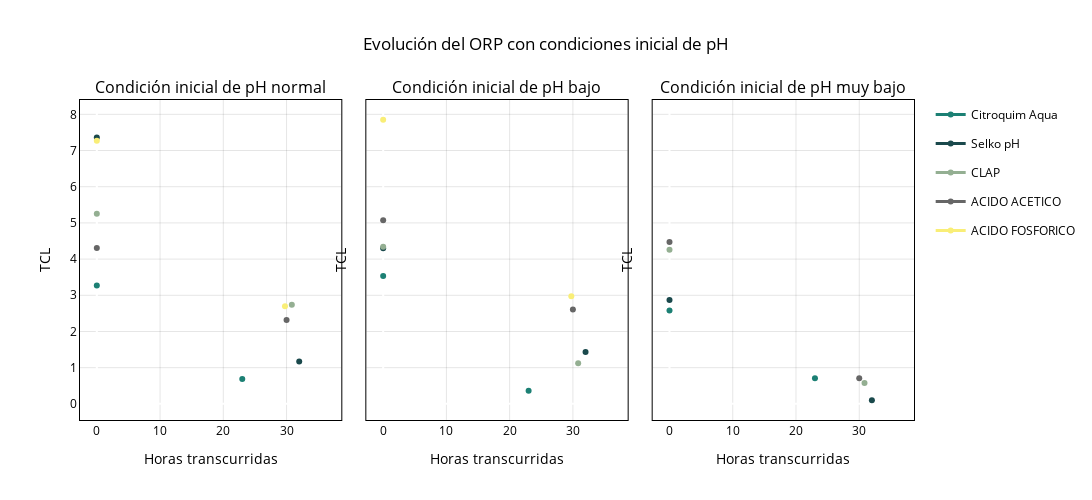

Notebook code cell kept with this figure:
### Code cell
fig_ph_subplot = plot_metric_subplot_1x3(
    df0=df_post[df_post["ref"] == 0],
    df1=df_post[df_post["ref"] == 1],
    df2=df_post[df_post["ref"] == 2],
    metric="TCL",
    title_text= "Evolución del ORP con condiciones inicial de pH",
    y_title="TCL",
    title0="Condición inicial de pH normal",
    title1="Condición inicial de pH bajo",
    title2="Condición inicial de pH muy bajo",
    #save_html=f"{ROOT_IMAGEN}/tcl_subplot_1x3.html"
)
fig_ph_subplot.show()
s3.save_plotly_html(fig_ph_subplot, "tcl_subplot_1x3.html")

### Figure 1 — Plotly figure (JSON) as saved in the notebook; plotly's stock layout.template omitted (floating-point values rounded to 4 significant figures)
{"data": [{"legendgroup": "Citroquim Aqua", "line": {"color": "#1c8074", "width": 3}, "marker": {"color": "#1c8074"}, "mode": "lines+markers", "name": "Citroquim Aqua", "showlegend": true, "type": "scatter", "x": [0, 5.5, 23, 27], "xaxis": "x", "y": [3.27, null, 0.69, null], "yaxis": "y"}, {"legendgroup": "Selko pH", "line": {"color": "#1a494c", "width": 3}, "marker": {"color": "#1a494c"}, "mode": "lines+markers", "name": "Selko pH", "showlegend": true, "type": "scatter", "x": [0, 14.5, 32, 36], "xaxis": "x", "y": [7.36, null, 1.17, null], "yaxis": "y"}, {"legendgroup": "CLAP", "line": {"color": "#94af92", "width": 3}, "marker": {"color": "#94af92"}, "mode": "lines+markers", "name": "CLAP", "showlegend": true, "type": "scatter", "x": [0, 13.33, 30.83, 34.83], "xaxis": "x", "y": [5.25, null, 2.74, null], "yaxis": "y"}, {"legendgroup": "ACIDO ACETICO", "line": {"color": "#666666", "width": 3}, "marker": {"color": "#666666"}, "mode": "lines+markers", "name": "ACIDO ACETICO", "showlegend": true, "type": "scatter", "x": [0, 12.5, 30, 34], "xaxis": "x", "y": [4.31, null, 2.32, null], "yaxis": "y"}, {"legendgroup": "ACIDO FOSFORICO", "line": {"color": "#f9ee77", "width": 3}, "marker": {"color": "#f9ee77"}, "mode": "lines+markers", "name": "ACIDO FOSFORICO", "showlegend": true, "type": "scatter", "x": [0, 12.25, 29.75, 33.75], "xaxis": "x", "y": [7.27, null, 2.7, null], "yaxis": "y"}, {"legendgroup": "Citroquim Aqua", "line": {"color": "#1c8074", "width": 3}, "marker": {"color": "#1c8074"}, "mode": "lines+markers", "name": "Citroquim Aqua", "showlegend": false, "type": "scatter", "x": [0, 5.5, 23, 27], "xaxis": "x2", "y": [3.53, null, 0.36, null], "yaxis": "y2"}, {"legendgroup": "Selko pH", "line": {"color": "#1a494c", "width": 3}, "marker": {"color": "#1a494c"}, "mode": "lines+markers", "name": "Selko pH", "showlegend": false, "type": "scatter", "x": [0, 14.5, 32, 36], "xaxis": "x2", "y": [4.3, null, 1.43, null], "yaxis": "y2"}, {"legendgroup": "CLAP", "line": {"color": "#94af92", "width": 3}, "marker": {"color": "#94af92"}, "mode": "lines+markers", "name": "CLAP", "showlegend": false, "type": "scatter", "x": [0, 13.33, 30.83, 34.83], "xaxis": "x2", "y": [4.34, null, 1.12, null], "yaxis": "y2"}, {"legendgroup": "ACIDO ACETICO", "line": {"color": "#666666", "width": 3}, "marker": {"color": "#666666"}, "mode": "lines+markers", "name": "ACIDO ACETICO", "showlegend": false, "type": "scatter", "x": [0, 12.5, 30, 34], "xaxis": "x2", "y": [5.07, null, 2.61, null], "yaxis": "y2"}, {"legendgroup": "ACIDO FOSFORICO", "line": {"color": "#f9ee77", "width": 3}, "marker": {"color": "#f9ee77"}, "mode": "lines+markers", "name": "ACIDO FOSFORICO", "showlegend": false, "type": "scatter", "x": [0, 12.25, 29.75, 33.75], "xaxis": "x2", "y": [7.85, null, 2.97, null], "yaxis": "y2"}, {"legendgroup": "Citroquim Aqua", "line": {"color": "#1c8074", "width": 3}, "marker": {"color": "#1c8074"}, "mode": "lines+markers", "name": "Citroquim Aqua", "showlegend": false, "type": "scatter", "x": [0, 5.5, 23, 27], "xaxis": "x3", "y": [2.58, null, 0.71, null], "yaxis": "y3"}, {"legendgroup": "Selko pH", "line": {"color": "#1a494c", "width": 3}, "marker": {"color": "#1a494c"}, "mode": "lines+markers", "name": "Selko pH", "showlegend": false, "type": "scatter", "x": [0, 14.5, 32, 36], "xaxis": "x3", "y": [2.87, null, 0.1, null], "yaxis": "y3"}, {"legendgroup": "CLAP", "line": {"color": "#94af92", "width": 3}, "marker": {"color": "#94af92"}, "mode": "lines+markers", "name": "CLAP", "showlegend": false, "type": "scatter", "x": [0, 13.33, 30.83, 34.83], "xaxis": "x3", "y": [4.26, null, 0.58, null], "yaxis": "y3"}, {"legendgroup": "ACIDO ACETICO", "line": {"color": "#666666", "width": 3}, "marker": {"color": "#666666"}, "mode": "lines+markers", "name": "ACIDO ACETICO", "showlegend": false, "type": "scatter", "x": [0, 12.5, 30, 34], "xaxis": "x3", "y": [4.47, null, 0.71, null], "yaxis": "y3"}], "layout": {"annotations": [{"font": {"size": 16}, "showarrow": false, "text": "Condición inicial de pH normal", "x": 0.1567, "xanchor": "center", "xref": "paper", "y": 1, "yanchor": "bottom", "yref": "paper"}, {"font": {"size": 16}, "showarrow": false, "text": "Condición inicial de pH bajo", "x": 0.5, "xanchor": "center", "xref": "paper", "y": 1, "yanchor": "bottom", "yref": "paper"}, {"font": {"size": 16}, "showarrow": false, "text": "Condición inicial de pH muy bajo", "x": 0.8433, "xanchor": "center", "xref": "paper", "y": 1, "yanchor": "bottom", "yref": "paper"}], "font": {"color": "black"}, "height": 500, "legend": {"title": {"text": ""}}, "paper_bgcolor": "rgba(0,0,0,0)", "plot_bgcolor": "rgba(0,0,0,0)", "title": {"font": {"color": "black"}, "text": "Evolución del ORP con condiciones inicial de pH", "x": 0.5}, "width": 1300, "xaxis": {"anchor": "y", "domain": [0, 0.3133], "gridcolor": "rgba(0,0,0,0.1)", "linecolor": "black", "mirror": true, "showline": true, "tickfont": {"color": "black"}, "title": {"font": {"color": "black"}, "text": "Horas transcurridas"}}, "xaxis2": {"anchor": "y2", "domain": [0.3433, 0.6567], "gridcolor": "rgba(0,0,0,0.1)", "linecolor": "black", "mirror": true, "showline": true, "tickfont": {"color": "black"}, "title": {"font": {"color": "black"}, "text": "Horas transcurridas"}}, "xaxis3": {"anchor": "y3", "domain": [0.6867, 1.0], "gridcolor": "rgba(0,0,0,0.1)", "linecolor": "black", "mirror": true, "showline": true, "tickfont": {"color": "black"}, "title": {"font": {"color": "black"}, "text": "Horas transcurridas"}}, "yaxis": {"anchor": "x", "domain": [0, 1], "gridcolor": "rgba(0,0,0,0.1)", "linecolor": "black", "mirror": true, "showline": true, "tickfont": {"color": "black"}, "title": {"font": {"color": "black"}, "text": "TCL"}}, "yaxis2": {"anchor": "x2", "domain": [0, 1], "gridcolor": "rgba(0,0,0,0.1)", "linecolor": "black", "matches": "y", "mirror": true, "showline": true, "showticklabels": false, "tickfont": {"color": "black"}, "title": {"font": {"color": "black"}, "text": "TCL"}}, "yaxis3": {"anchor": "x3", "domain": [0, 1], "gridcolor": "rgba(0,0,0,0.1)", "linecolor": "black", "matches": "y", "mirror": true, "showline": true, "showticklabels": false, "tickfont": {"color": "black"}, "title": {"font": {"color": "black"}, "text": "TCL"}}}}
